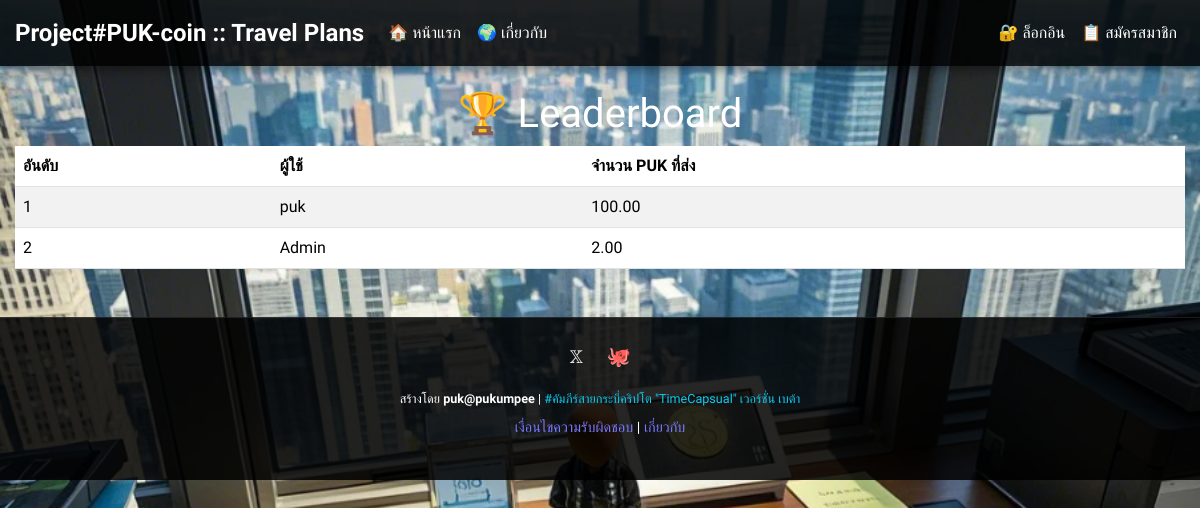
The app's page /leaderboard with its own data.
### models.py (models this page shows)
class User(db.Model):
    id = db.Column(db.Integer, primary_key=True)
    username = db.Column(db.String(80), unique=True, nullable=False)
    password = db.Column(db.String(120), nullable=False)
    puk_coins = db.Column(db.Integer, default=100)
    wallet_address = db.Column(db.String(42), nullable=True)

### app.py (the view)
@app.route('/leaderboard')
def leaderboard():
    top_senders = db.session.query(
        User.username, db.func.sum(PukTransaction.amount).label('total_sent')
    ).join(PukTransaction, User.id == PukTransaction.sender_id)\
     .group_by(User.id)\
     .order_by(db.desc('total_sent'))\
     .limit(10).all()
    return render_template('leaderboard.html', top_senders=top_senders)

### app.py (called while the page is built)
@app.context_processor
def inject_user():
    user = None
    puk_coins = 0
    if 'user_id' in session:
        user = db.session.get(User, session['user_id'])
        if user:
            puk_coins = user.puk_coins
        else:
            session.pop('user_id', None)
    return dict(current_user=user, puk_coins=puk_coins)

@app.template_filter('floatformat')
def floatformat(value, precision=2):
    try:
        return f"{float(value):.{precision}f}"
    except (ValueError, TypeError):
        return value

### templates/leaderboard.html (shortened to what this page needs)
{% extends 'base.html' %}
{% block content %}
    <h1 class="text-center">🏆 Leaderboard</h1>
    <table class="table table-striped">
        <thead>
            <tr>
                <th>อันดับ</th>
                <th>ผู้ใช้</th>
                <th>จำนวน PUK ที่ส่ง</th>
            </tr>
        </thead>
        <tbody>
            {% for username, total_sent in top_senders %}
                <tr>
                    <td>{{ loop.index }}</td>
                    <td>{{ username }}</td>
                    <td>{{ total_sent|floatformat }}</td>
                </tr>
            {% endfor %}
        </tbody>
    </table>
{% endblock %}

### records on screen
User: username "puk", total_sent "100.00"
User: username "Admin", id "2.00"
